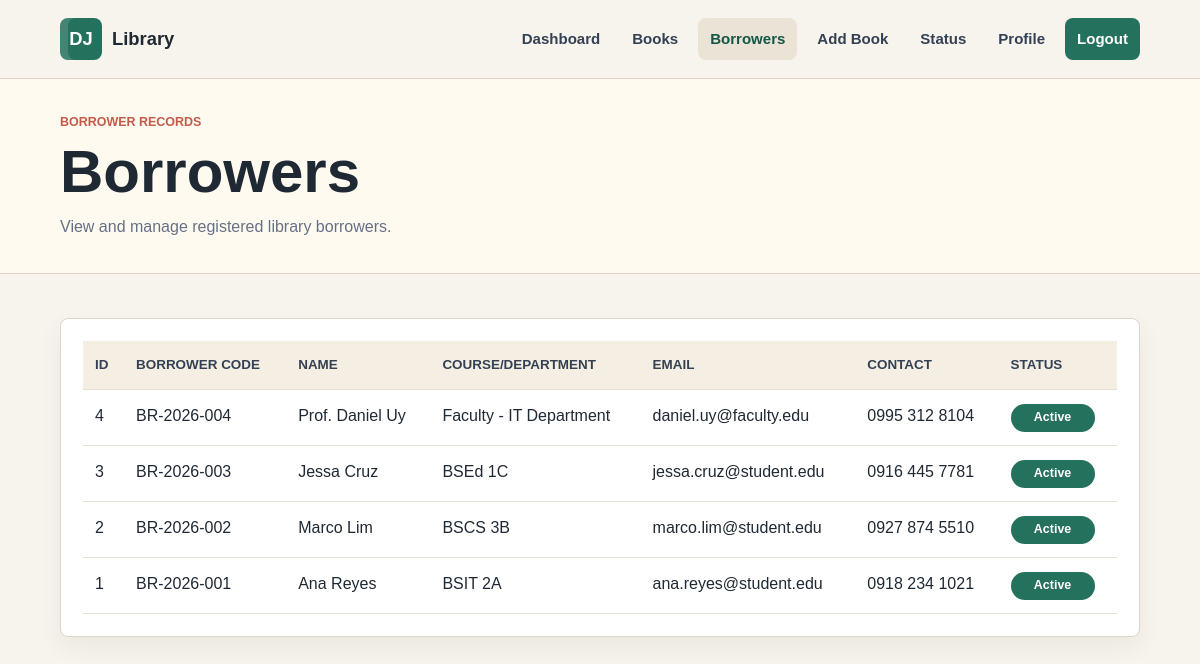
The app's page /php/borrowers.php (signed in) with its own data.
### tables this page shows
CREATE TABLE borrowers (
  borrower_id INT AUTO_INCREMENT PRIMARY KEY,
  borrower_code VARCHAR(50) NOT NULL UNIQUE,
  full_name VARCHAR(150) NOT NULL,
  course_department VARCHAR(100) NOT NULL,
  email VARCHAR(150) NOT NULL UNIQUE,
  contact_number VARCHAR(30),
  account_status VARCHAR(50) NOT NULL DEFAULT 'Active',
  created_at TIMESTAMP DEFAULT CURRENT_TIMESTAMP
);

### php/borrowers.php (the view, shortened to what this page needs)
<?php
include 'db_connect.php';
include 'auth.php';
$result = $conn->query("SELECT * FROM borrowers ORDER BY borrower_id DESC");
?>
<!DOCTYPE html>
<html lang="en">
<head>
  <link rel="stylesheet" href="../css/styles.css">
</head>
<body>
  <header class="site-header">
    <a class="brand" href="dashboard.php"><span class="brand-mark">DJ</span><span>Library</span></a>
    <nav class="nav-links">
    </nav>
  </header>
  <main>
    <section class="page-hero">
      <p class="eyebrow">Borrower Records</p>
      <h1>Borrowers</h1>
      <p class="page-subtitle">View and manage registered library borrowers.</p>
    </section>
    <section class="page-shell">
      <section class="table-panel">
        <table>
          <thead>
            <tr>
              <th>ID</th>
              <th>Borrower Code</th>
              <th>Name</th>
              <th>Course/Department</th>
              <th>Email</th>
              <th>Contact</th>
              <th>Status</th>
            </tr>
          </thead>
          <tbody>
            <?php if ($result && $result->num_rows > 0): ?>
              <?php while ($row = $result->fetch_assoc()): ?>
                <tr>
                  <td><?php echo htmlspecialchars($row['borrower_id']); ?></td>
                  <td><?php echo htmlspecialchars($row['borrower_code']); ?></td>
                  <td><?php echo htmlspecialchars($row['full_name']); ?></td>
                  <td><?php echo htmlspecialchars($row['course_department']); ?></td>
                  <td><?php echo htmlspecialchars($row['email']); ?></td>
                  <td><?php echo htmlspecialchars($row['contact_number']); ?></td>
                  <td><span class="pill available"><?php echo htmlspecialchars($row['account_status']); ?></span></td>
                </tr>
              <?php endwhile; ?>
            <?php else: ?>
              <tr><td colspan="7">No borrower records found.</td></tr>
            <?php endif; ?>
          </tbody>
        </table>
      </section>
    </section>
  </main>
</body>
</html>

### css/styles.css (style rules this page uses)
:root { --ink: #1f2933; --muted: #667085; --paper: #f7f4ed; --panel: #ffffff; --line: #ddd6c8; --green: #24715e; --green-dark: #145647; --coral: #c45b4a; --gold: #d29b2e; --blue: #3d6f8f; --shadow: 0 18px 40px rgba(31, 41, 51, 0.12); }
* { box-sizing: border-box; }
body { margin: 0; font-family: Arial, Helvetica, sans-serif; background: var(--paper); color: var(--ink); line-height: 1.6; }
a { color: inherit; text-decoration: none; }
.site-header { position: sticky; top: 0; z-index: 10; display: flex; align-items: center; justify-content: space-between; gap: 24px; padding: 18px 5vw; background: rgba(247, 244, 237, 0.94); border-bottom: 1px solid var(--line); backdrop-filter: blur(12px); }
.brand { display: inline-flex; align-items: center; gap: 10px; font-weight: 800; font-size: 1.15rem; }
.brand-mark { display: grid; place-items: center; width: 42px; height: 42px; color: white; background: var(--green); border-radius: 8px; box-shadow: inset 8px 0 0 rgba(255, 255, 255, 0.14); }
.nav-links { display: flex; align-items: center; flex-wrap: wrap; justify-content: flex-end; gap: 8px; }
.eyebrow { margin: 0 0 10px; color: var(--coral); font-size: 0.78rem; font-weight: 900; letter-spacing: 0; text-transform: uppercase; }
h1, h2, h3, p { margin-top: 0; }
h1 { margin-bottom: 18px; font-size: clamp(2.6rem, 7vw, 5.4rem); line-height: 0.98; }
.feature-band article, .stat-card, .record-card, .status-card, .form-panel, .table-panel, .profile-panel, .activity-panel { background: var(--panel); border: 1px solid var(--line); border-radius: 8px; box-shadow: 0 10px 24px rgba(31, 41, 51, 0.06); }
.feature-band p, .flow-list, .page-subtitle, .table-panel p, .record-card p, .status-card p, .muted { color: var(--muted); }
.flow-section, .page-shell { padding: 44px 5vw 56px; }
.page-hero { padding: 34px 5vw; background: #fffaf0; border-bottom: 1px solid var(--line); }
.page-hero h1 { max-width: 960px; margin-bottom: 12px; font-size: clamp(2.1rem, 5vw, 3.8rem); }
.page-subtitle { max-width: 760px; margin-bottom: 0; }
.table-panel, .activity-panel, .profile-panel { padding: 22px; overflow-x: auto; }
table { width: 100%; min-width: 680px; border-collapse: collapse; }
th, td { padding: 13px 12px; text-align: left; border-bottom: 1px solid #e8e0d2; vertical-align: top; }
th { color: #344054; background: #f5efe3; font-size: 0.84rem; text-transform: uppercase; }
.pill { display: inline-flex; align-items: center; justify-content: center; min-width: 84px; padding: 4px 9px; color: white; border-radius: 999px; font-size: 0.78rem; font-weight: 900; }
.available { background: var(--green); }

### records on screen
borrowers: borrower_id "4", borrower_code "BR-2026-004", full_name "Prof. Daniel Uy", course_department "Faculty - IT Department", email "daniel.uy@faculty.edu", contact_number "0995 312 8104", account_status "Active"
borrowers: borrower_id "3", borrower_code "BR-2026-003", full_name "Jessa Cruz", course_department "BSEd 1C", email "jessa.cruz@student.edu", contact_number "0916 445 7781", account_status "Active"
borrowers: borrower_id "2", borrower_code "BR-2026-002", full_name "Marco Lim", course_department "BSCS 3B", email "marco.lim@student.edu", contact_number "0927 874 5510", account_status "Active"
borrowers: borrower_id "1", borrower_code "BR-2026-001", full_name "Ana Reyes", course_department "BSIT 2A", email "ana.reyes@student.edu", contact_number "0918 234 1021", account_status "Active"
